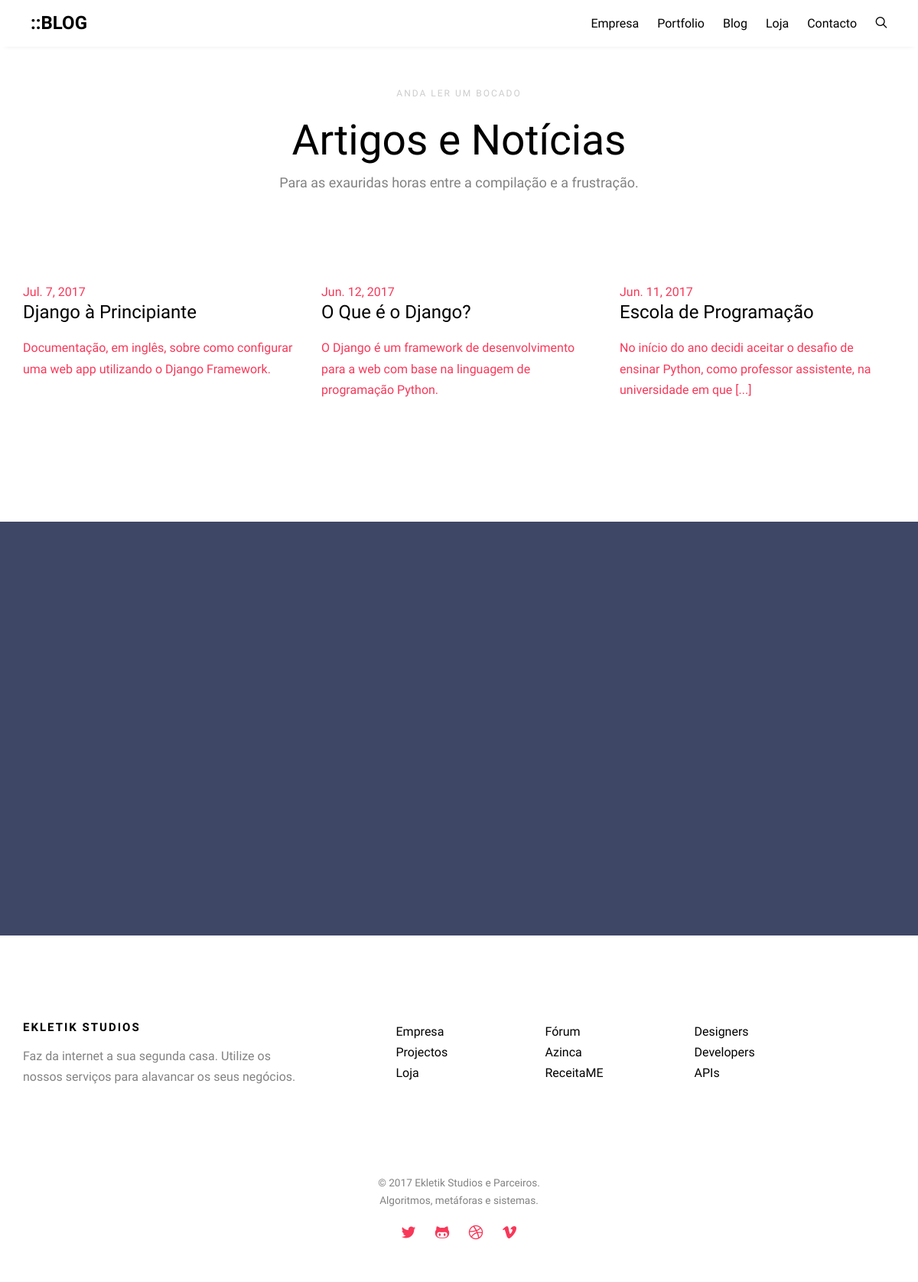
Screenshot of /blog/ with the database file from the repository.
### Blog/models.py (models this page shows, shortened)
class Artigo(models.Model):
    titulo   = models.CharField(max_length=100)
    autor  = models.ForeignKey(Pessoa, default=1)
    richmedia = models.BooleanField(default=False)
    destaque = models.BooleanField(default=False)
    artigo = models.TextField()
    sumario = models.CharField(max_length=350, blank=True)
    imagem = models.ImageField(upload_to='artigos', blank=True, max_length=100)
    tema  = models.CharField(max_length=20, choices=TOPIC_CHOICES, default='G')
    data   = models.DateField(auto_now=False, default=date.today)
    status = models.CharField(max_length=1, choices=STATUS_CHOICES, default='d')
    slug = models.SlugField(unique=True, default=uuid.uuid1)
    class Meta:
        verbose_name_plural = 'Artigos, Blogues e Notícias'

### Blog/views.py (the view)
# urls.py: url(r'^blog/autor/(?P<autor>\D+)', B.doautor, name='doautor'),
def blog(request):
    Artigos = Artigo.objects.filter(status='p').order_by('-data')
    return render(request, 'Blog/blog.html', {
        'main': 'home',
        'pagina': 'Blog',
        'artigos': Artigos,
    })

### templates/Blog/blog.html (shortened to what this page needs)
{% extends 'geral.html' %}
{% load static from staticfiles %}
{% block theme-css %}
<link rel="stylesheet" href="{% static "css/geral.css" %}">
{% endblock theme-css %}
{% block blogue%}
<div id="ek-blog" class="ek-bg-section">
  <div class="container">
    <div class="row animate-box row-pb-md" data-animate-effect="fadeInUp">
      <div class="col-md-8 col-md-offset-2 text-left ek-heading">
        <span class="text-center">Anda Ler Um Bocado</span>
        <h2 class="text-center">
            Artigos e Notícias
        </h2>
        <p class="text-center">Para as exauridas horas entre a compilação e a frustração.</p>
      </div>
    </div>
    <div class="row">
    {% for i in artigos %}
      <div class="col-lg-4 col-md-6 col-sm-6 animate-box" data-animate-effect="fadeInUp">
        <a href="{% url 'artigo' i.titulo %}">
        <div class="ek">
          <span class="ek-date">{{ i.data }}</span>
          <h3>{{ i.titulo }}</h3>
            {% if i.sumario %}
                <p>{{ i.sumario }}</p>
            {% else %}
                <p>{{ i.artigo | slice:"110" }} [...]</p>
            {% endif %}
            <br>
        </div>
        </a>
      </div>
    {% endfor %}
    </div>
  </div>
</div>
{% endblock blogue%}

### ek_static/css/geral.css (style rules this page uses)
body { font-family: "Open Sans", Arial, sans-serif; font-weight: 400; font-size: 16px; line-height: 1.7; color: #828282; background: #fff; }
a { color: #F73859; -webkit-transition: 0.5s; -o-transition: 0.5s; transition: 0.5s; }
p { margin-bottom: 20px; }
h1, h2, h3, h4, h5, h6, figure { color: #000; font-family: "Open Sans", Arial, sans-serif; font-weight: 400; margin: 0 0 20px 0; }
.ek-bg-section { background: #F0F5F9; }
#ek-services, #ek-started, #ek-testimonial, #ek-blog, #ek-project, #ek-about, #ek-team, #ek-contact, #ek-footer { padding: 7em 0; clear: both; }
#ek-blog { background: #fff; }
.ek-heading { margin-bottom: 2em; }
.ek-heading h2 { font-size: 55px; margin-bottom: 0px; line-height: 1.5; font-weight: 300; color: #000; }
.ek-heading p { font-size: 18px; line-height: 1.5; color: #828282; }
.ek-heading span { display: block; margin-bottom: 10px; text-transform: uppercase; font-size: 12px; letter-spacing: 2px; color: #cccccc; }
.row-pb-md { padding-bottom: 4em !important; }
.js .animate-box { opacity: 0; }

### rows the page displays
Artigo: data "Jul. 7, 2017", titulo "Django à Principiante", sumario "Documentação, em inglês, sobre como configurar uma web app utilizando o Django Framework."
Artigo: data "Jun. 12, 2017", titulo "O Que é o Django?", sumario "O Django é um framework de desenvolvimento para a web com base na linguagem de programação Python."
Artigo: data "Jun. 11, 2017", titulo "Escola de Programação", artigo "No início do ano decidi aceitar o desafio de ensinar Python, como professor assistente, na universidade em que"

### other values shown
{{ pagina }} "BLOG"
